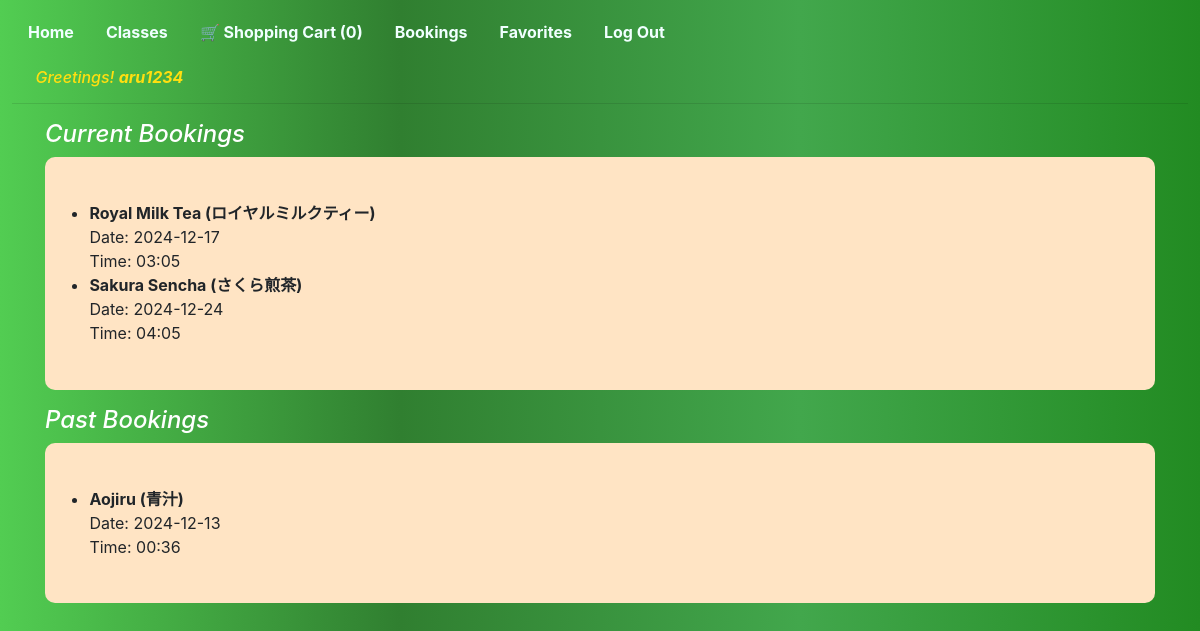
The app's page /bookings/ (signed in), older data.
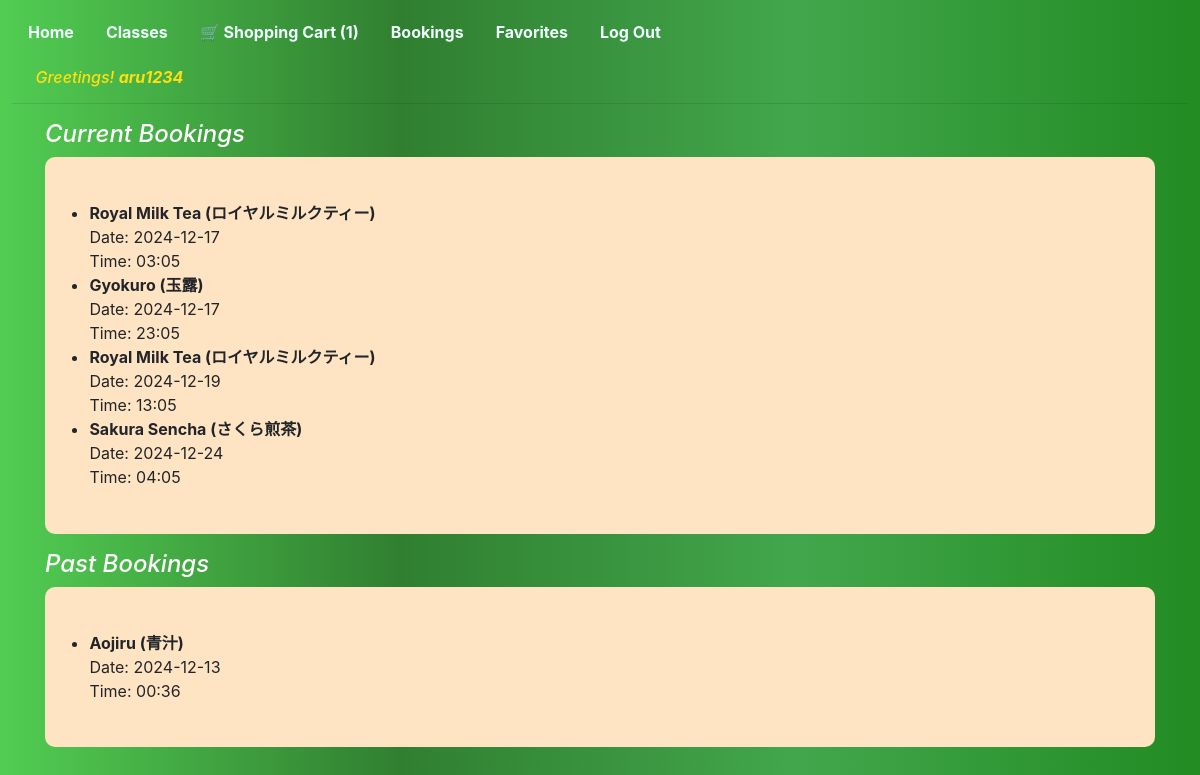
The same page, newer data.
### teabookings/models.py (models this page shows, shortened)
class BookingItem(models.Model):
    booking = models.ForeignKey(Booking, on_delete=models.CASCADE, related_name="items")
    tea_lesson = models.ForeignKey('TeaLesson', on_delete=models.CASCADE)
    quantity = models.IntegerField(default=1)
    selected_date = models.DateTimeField()
    price = models.DecimalField(max_digits=10, decimal_places=2)

class TeaLesson(models.Model):
    name = models.CharField(max_length=35)
    history = models.CharField(max_length=1000)
    price = models.IntegerField()
    itemsNeeded = models.CharField(max_length=1000)
    time = models.IntegerField()
    difficulty = models.CharField(max_length=15)
    filter = models.ForeignKey(
        Filter, on_delete=models.CASCADE, blank=True, null=True, related_name="filter")
    imgUrl = models.CharField(max_length=500)
    favorite = models.ManyToManyField(User, blank=True,related_name="favoritelist")

### teabookings/views.py (the view)
# urls.py: path("bookings/", views.displaybookings, name="displaybookings"),
def displaybookings(request):
    if not request.user.is_authenticated:
        return redirect('login')
    current_booking_items = BookingItem.objects.filter(
        booking__user=request.user,
        selected_date__gte=now()
    ).order_by('selected_date')
    past_booking_items = BookingItem.objects.filter(
        booking__user=request.user,
        selected_date__lt=now()
    ).order_by('-selected_date')
    return render(request, 'teabookings/bookings.html', {
        'current_booking_items': current_booking_items,
        'past_booking_items': past_booking_items,
    })

### teabookings/contextprocessors.py (called while the page is built)
def cart_count(request):
    if request.user.is_authenticated:
        cart = Cart.objects.filter(user=request.user).first()
        return {'cart_count': cart.items.count() if cart else 0}
    return {'cart_count': 0}

### teabookings/templates/teabookings/bookings.html
{% extends "teabookings/layout.html" %}
{% load static %}
{% block body %}
<div class="container">
  <h4 class="bookingheading">Current Bookings</h4>
  {% if current_booking_items %}
    <ul  class="bookinglist">
      {% for item in current_booking_items %}
        <li>
          <strong>{{ item.tea_lesson.name }}</strong><br>
          Date: {{ item.selected_date|date:"Y-m-d" }}<br>
          Time: {{ item.selected_date|time:"H:i" }}
        </li>
      {% endfor %}
    </ul>
  {% else %}
    <p class="bookingheading">No current bookings.</p>
  {% endif %}
  <h4 class="bookingheading" >Past Bookings</h4>
  {% if past_booking_items %}
    <ul class="bookinglist">
      {% for item in past_booking_items %}
        <li>
          <strong>{{ item.tea_lesson.name }}</strong><br>
          Date: {{ item.selected_date|date:"Y-m-d" }}<br>
          Time: {{ item.selected_date|time:"H:i" }}
        </li>
      {% endfor %}
    </ul>
  {% else %}
    <p class="bookingheading"> No past bookings.</p>
  {% endif %}
</div>
{% endblock %}

### teabookings/templates/teabookings/layout.html (shortened to what this page needs)
{% load static %}
<!DOCTYPE html>
<html lang="en">
  <head>
    <link rel="stylesheet" href="https://stackpath.bootstrapcdn.com/bootstrap/4.4.1/css/bootstrap.min.css">
    <link href="{% static 'teabookings/styles.css' %}" rel="stylesheet">
  </head>
  <body>
    <ul class="nav">
      <li class="nav-item">
        <a class="nav-link" href="{% url 'index' %}">Home</a>
      </li>
      <li class="nav-item">
        <a class="nav-link" href="{% url 'tealessons' %}">Classes</a>
      </li>
      {% if user.is_authenticated %}
        <li class="nav-item">
          <a class="nav-link" href="{% url 'displaycart' %}"> 🛒 Shopping Cart (<span class="cart-count">{{ cart_count }}</span>)</a>
        </li>
        <li class="nav-item">
          <a class="nav-link" href="{% url 'displaybookings' %}">Bookings</a>
        </li>
        <li>
          <a class="nav-link" href="{% url 'displayFavorite' %}">Favorites</a>
        </li>
        <li class="nav-item">
          <a class="nav-link" href="{% url 'logout' %}">Log Out</a>
        </li>
      {% endif %}
    </ul>
    <p>
      {% if user.is_authenticated %}
        <h6 class="greeting" > Greetings! <strong>{{ user.username }}</strong></h6>
      {% endif %}
    </p>
    <hr>
    {% block body %}
    {% endblock %}
  </body>
</html>

Row changes from the older to the newer data that the page shows:
added BookingItem: tea_lesson.name "Gyokuro (玉露)", selected_date "2024-12-17", selected_date "23:05", shown under "Current Bookings"
added BookingItem: tea_lesson.name "Royal Milk Tea (ロイヤルミルクティー)", selected_date "2024-12-19", selected_date "13:05", shown under "Current Bookings"
Text that changed along with them:
{{ cart_count }}: "0" → "1"
